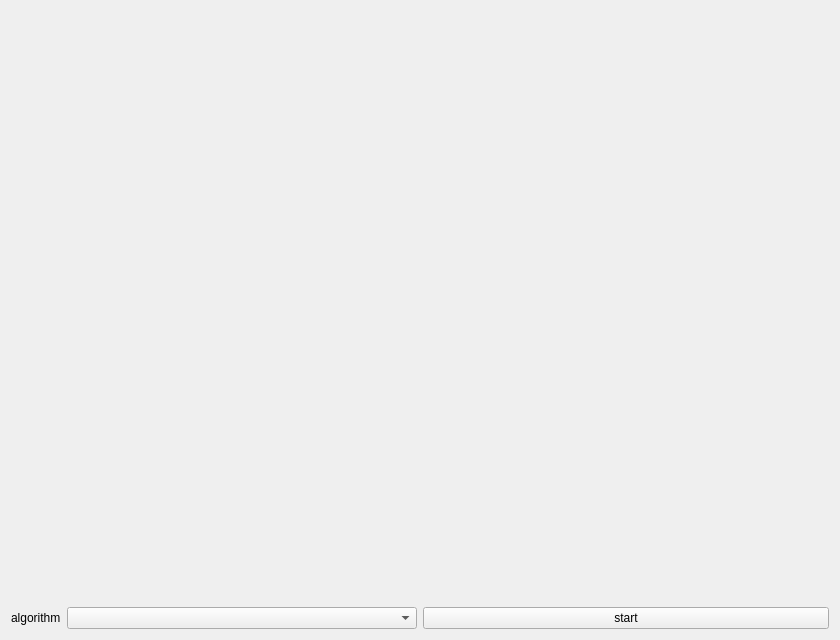
<?xml version="1.0" encoding="UTF-8"?>
<ui version="4.0">
 <class>FormPlotCorrection</class>
 <widget class="QWidget" name="FormPlotCorrection">
  <property name="geometry">
   <rect>
    <x>0</x>
    <y>0</y>
    <width>840</width>
    <height>640</height>
   </rect>
  </property>
  <property name="windowTitle">
   <string>Correction</string>
  </property>
  <layout class="QGridLayout" name="gridLayout_2">
   <item row="1" column="0">
    <layout class="QHBoxLayout" name="horizontalLayout">
     <item>
      <widget class="QLabel" name="labelAlgorithm">
       <property name="sizePolicy">
        <sizepolicy hsizetype="Fixed" vsizetype="Preferred">
         <horstretch>0</horstretch>
         <verstretch>0</verstretch>
        </sizepolicy>
       </property>
       <property name="text">
        <string>algorithm</string>
       </property>
      </widget>
     </item>
     <item>
      <widget class="QComboBox" name="comboBoxAlgorithm"/>
     </item>
    </layout>
   </item>
   <item row="1" column="1">
    <widget class="QPushButton" name="btnStart">
     <property name="text">
      <string>start</string>
     </property>
    </widget>
   </item>
   <item row="0" column="0" colspan="2">
    <widget class="QStackedWidget" name="stackedWidget">
     <property name="currentIndex">
      <number>-1</number>
     </property>
    </widget>
   </item>
  </layout>
 </widget>
 <resources/>
 <connections/>
</ui>
